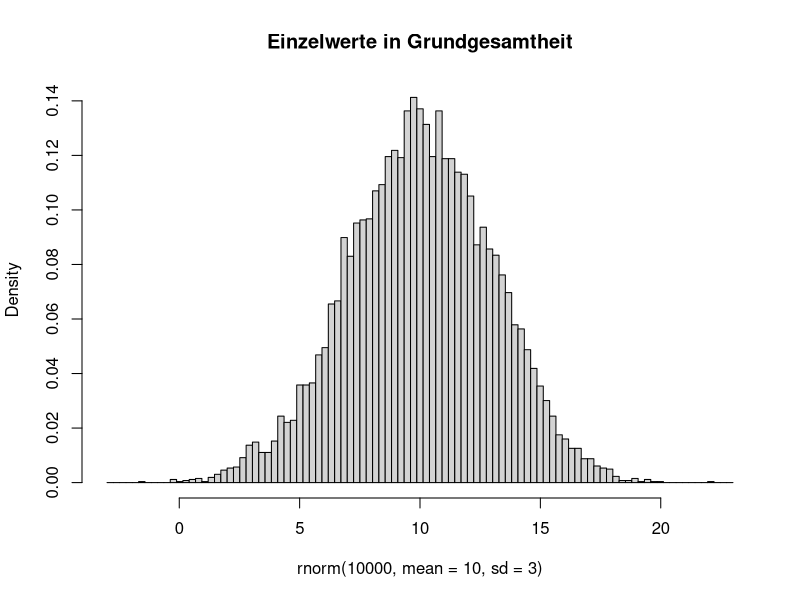
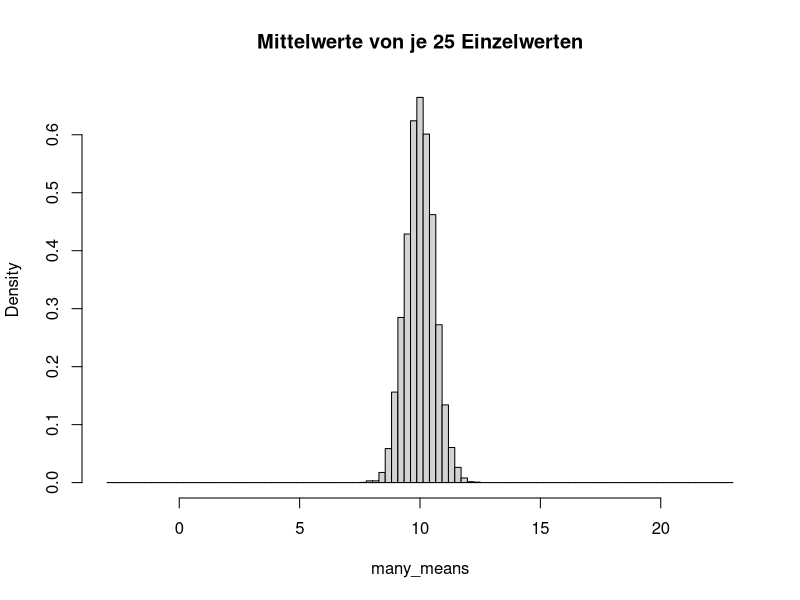
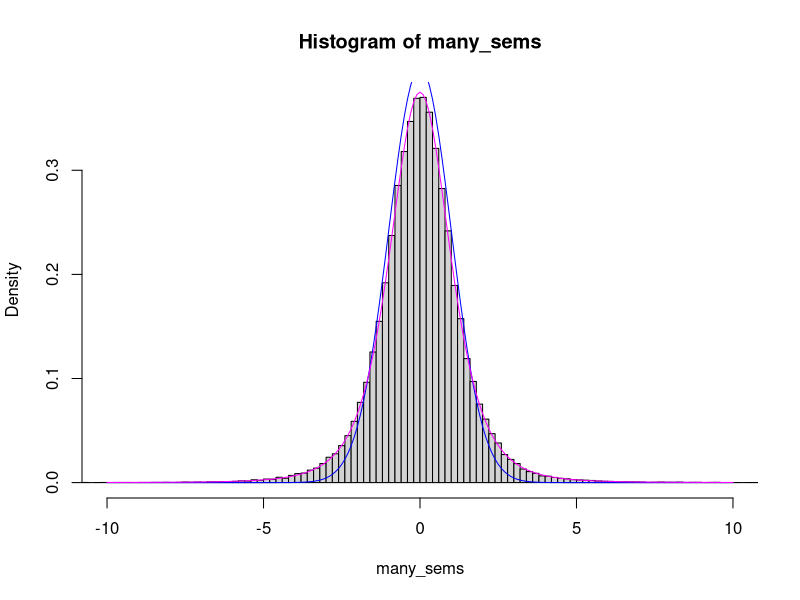
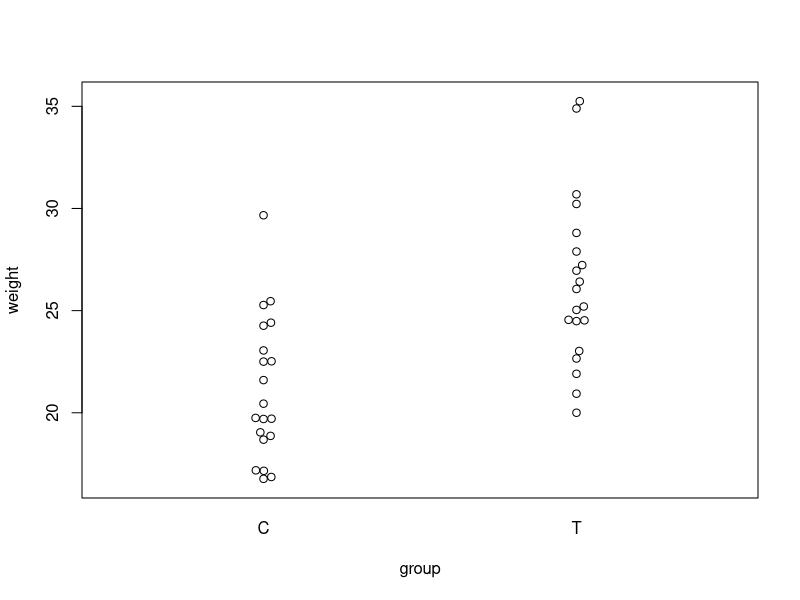
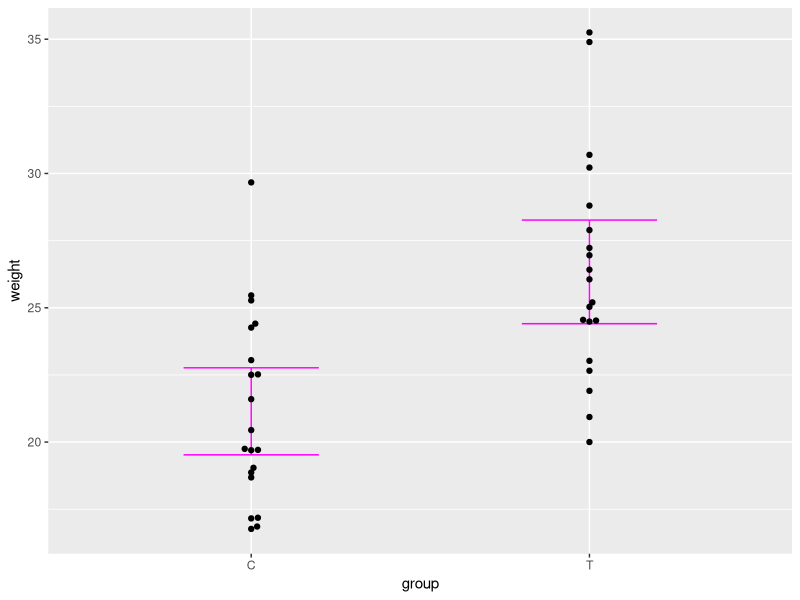
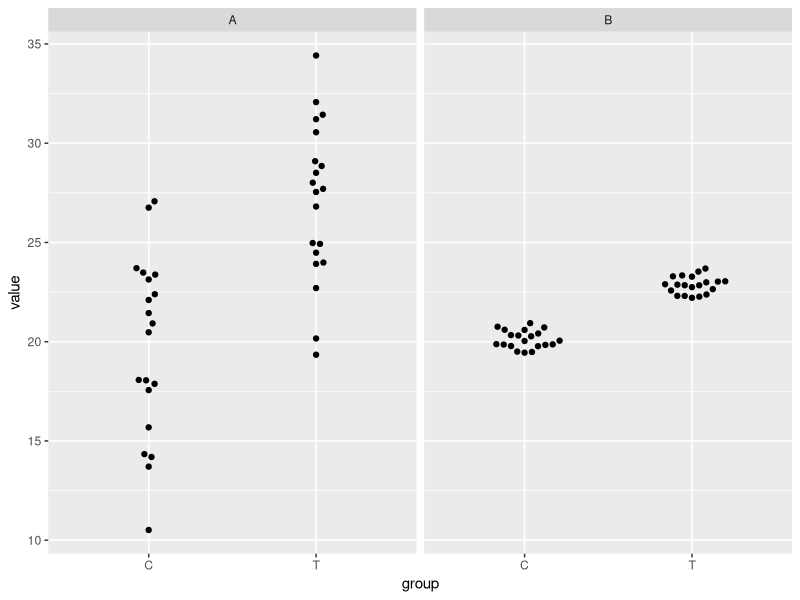
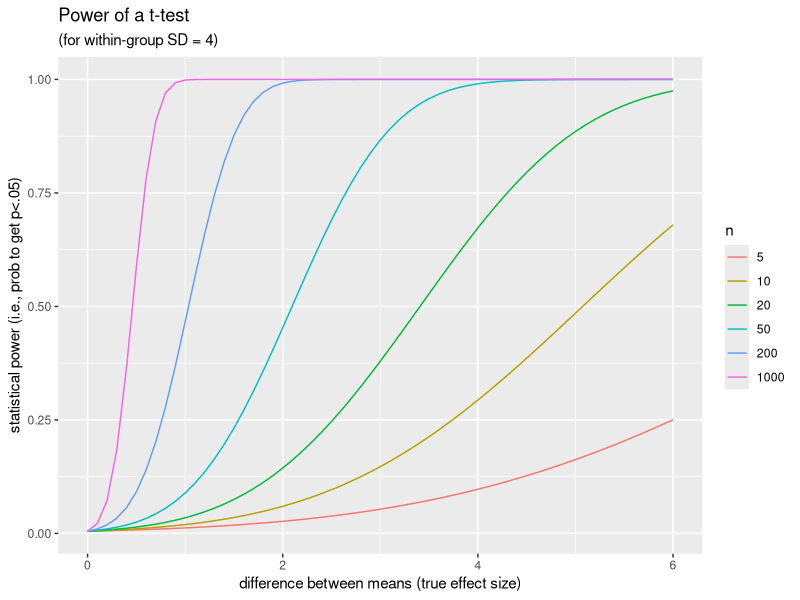
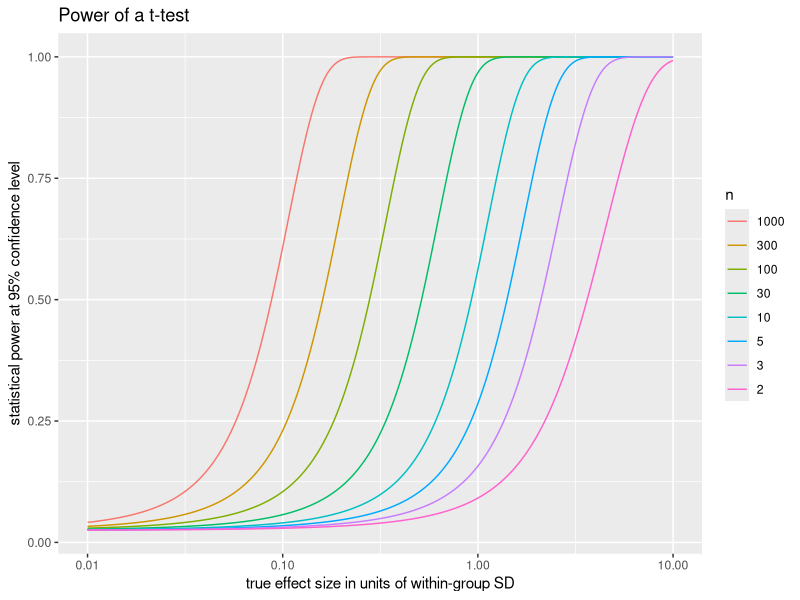

Source code (R) for these figures, in order:
## ---- chunk 1
library( tidyverse )
library( ggbeeswarm )
set.seed( 13245768 )
## ---- chunk 2
rnorm( 25, mean=10, sd=3 ) -> x
x
## ---- chunk 3
mean(x)
## ---- chunk 4
replicate( 10000, { 
  rnorm( 25, mean=10, sd=3 ) -> x
  mean( x ) 
} ) -> many_means 
## ---- chunk 5
breaks <- seq( -3, 23, length.out=100 )

hist( rnorm( 10000, mean=10, sd=3 ), freq=FALSE, breaks=breaks, main="Einzelwerte in Grundgesamtheit" ) 

hist( many_means, freq=FALSE, breaks=breaks, main="Mittelwerte von je 25 Einzelwerten" ) 
## ---- chunk 6
rnorm( 25, mean=10, sd=3 ) -> x
mean( x ) 
sd( x )
## ---- chunk 7
sd(x) / sqrt(25)
## ---- chunk 8
replicate( 10000, {
  rnorm( 25, mean=10, sd=3 ) -> x
  c( mean=mean(x), sem=sd(x)/5 )
}) %>% t -> many_means_with_sem

head( many_means_with_sem )
## ---- chunk 9
many_means_with_sem %>%
as_tibble() %>%
mutate( contains_true_value = mean-sem < 10 & mean+sem > 10 ) %>%
summarise( mean(contains_true_value) )
## ---- chunk 10
many_means_with_sem %>%
as_tibble() %>%
mutate( contains_true_value = mean-2*sem < 10 & mean+2*sem > 10 ) %>%
summarise( mean(contains_true_value) )
## ---- chunk 11
rnorm( 25, mean=10, sd=3 ) -> x

# Stichproben-Mittelwert:
mean(x) -> mu

# SEM:
sd(x) / sqrt(length(x)) -> sem
sem

# zugehöriges 95%-KI
c( mu-2*sem, mu+2*sem )
## ---- chunk 12
qnorm( .025  )
qnorm( .975  )
## ---- chunk 13
replicate( 10000, {
  rnorm( 5, mean=10, sd=3 ) -> x
  c( mean=mean(x), sem=sd(x)/sqrt(length(x)) )
}) %>% t -> many_means_with_sem


many_means_with_sem %>%
as_tibble() %>%
mutate( contains_true_value = mean-2*sem < 10 & mean+2*sem > 10 ) %>%
summarise( mean(contains_true_value) )
## ---- chunk 14
qt( 0.025, df=4 )
qt( 0.975, df=4 )
## ---- chunk 15
many_means_with_sem %>%
as_tibble() %>%
mutate( contains_true_value = mean-2.78*sem < 10 & mean+2.78*sem > 10 ) %>%
summarise( mean(contains_true_value) )
## ---- chunk 16
tibble( n = c(2:10, 15,20, 50, 100, 1000, 10000 ) ) %>%
mutate( f95 = qt( .975, n-1 ) %>% round(2) ) 
## ---- chunk 17
n <- 5
replicate( 100000, {
  rnorm( n, mean=0, sd=1 ) -> x
  sd(x) / sqrt(n) -> sem
  mean(x) / sem
}) -> many_sems  

hist( many_sems, 300, xlim=c(-10, 10), freq=FALSE )

xg <- seq( -10, 10, by=.1 )
lines( xg, dnorm( xg ), col="blue" )
lines( xg, dt( xg, n-1 ), col="magenta" )
## ---- chunk 18
# Einzelwerte
c( 10.95, 8.21, 8.19, 6.33, 11.09, 12.28, 10.01, 7.14 ) -> x

# Mittelwert
mean(x) -> mymean
mymean

#SEM
sd(x)/sqrt(length(x)) -> sem

# KI
c( mymean - 2*sem, mymean + 2*sem )
## ---- chunk 19
qt( .975, length(x)-1 ) -> q

# KI
c( mymean - q*sem, mymean + q*sem )
## ---- chunk 20
t.test(x)$conf.int
## ---- chunk 21
set.seed( 1324996 )

bind_rows(
  tibble( weight = rnorm( n=20, mean=22, sd=4 ), group = "C" ),
  tibble( weight = rnorm( n=20, mean=26, sd=4 ), group = "T" ) ) -> weight_data

beeswarm::beeswarm( weight ~ group, weight_data )
## ---- chunk 22
weight_data %>%
group_by( group ) %>%
summarise( broom::tidy( t.test( weight ) ) ) %>%
select( group, mean=estimate, conf.low, conf.high ) -> weight_data_means

weight_data_means
## ---- chunk 23
ggplot( NULL ) +
  geom_errorbar( aes( x=group, ymin=conf.low, ymax=conf.high ), data=weight_data_means, width=.4, col="magenta" ) +
  geom_beeswarm( aes( x=group, y=weight ), data=weight_data ) 
## ---- chunk 24
t.test( weight ~ group, weight_data, conf.level=1-0.0001154 )
## ---- chunk 25
t.test( weight ~ group, weight_data, var.equal=TRUE )
## ---- chunk 26
t.test( weight ~ group, weight_data, conf.level=.999 )
## ---- chunk 27
t.test( weight ~ group, weight_data, conf.level=1-0.0001154 )
## ---- chunk 28
set.seed( 1324 )
bind_rows(
  tibble( group="C", experiment="A", value=rnorm( 20, 20, 4 ) ),
  tibble( group="T", experiment="A", value=rnorm( 20, 27, 4 ) ),
  tibble( group="C", experiment="B", value=rnorm( 20, 20, .5 ) ),
  tibble( group="T", experiment="B", value=rnorm( 20, 23, .5 ) ) ) -> data2exp

data2exp %>%
ggplot +
  geom_beeswarm( aes( x=group, y=value ), cex=2.2 ) +
  facet_grid( cols=vars(experiment) )
## ---- chunk 29
data2exp %>%
group_by( experiment ) %>%
summarise( broom::tidy( t.test( value ~ group, var.equal=TRUE ) ) )
## ---- chunk 30
data2exp %>%
filter( experiment=="A" ) %>%
group_by( group ) %>%
mutate( group_mean = mean(value) ) %>%
ungroup %>%
mutate( residuals = value - group_mean ) %>%  
summarise( sum_of_squares = sum( residuals^2 ), n=n() ) %>%
mutate( pooled_variance = sum_of_squares / (n-2) ) %>%
mutate( pooled_sd = sqrt( pooled_variance ) ) %>%
pull(pooled_sd) -> pooled_sd

data2exp %>%
filter( experiment=="A" ) %>%
group_by( group ) %>%
summarise( 
  group_mean = mean(value),
  group_mean_se = pooled_sd / sqrt( n() ),
  n=n() ) %>%
summarise( 
  mean_diff = diff( group_mean ),
  mean_diff_se = sqrt( sum( group_mean_se^2 ) ),
  n = sum(n) ) %>%
mutate( t = mean_diff / mean_diff_se ) %>%
mutate( p = 2* ( 1-pt( t, n-2 ) ) )
## ---- chunk 31
ctrl  <- rnorm( n=20, mean=22, sd=4 ) 
treat <- rnorm( n=20, mean=26, sd=4 ) 

t.test( ctrl, treat )
## ---- chunk 32
replicate( 10000, {
  ctrl  <- rnorm( n=20, mean=22, sd=4 ) 
  treat <- rnorm( n=20, mean=25, sd=4 ) 

  t.test( ctrl, treat )$p.value } ) -> many_pvals

mean( many_pvals < .05 )
## ---- chunk 33
power.t.test( n=20, delta=3, sd=4 )
## ---- chunk 34
expand_grid( diff=seq( 0, 6, by=.1 ), n=c(5, 10, 20, 50, 200, 1000 ) ) %>%
rowwise() %>%
mutate( power = power.t.test( n=n, delta=diff, sd=4, sig.level = 0.01 )$power ) %>%
ggplot( aes( x=diff, y=power, col=factor(n) ) ) +
  geom_line() +
  labs( 
    x = "difference between means (true effect size)",
    y = "statistical power (i.e., prob to get p<.05)",
    col = "n",
    title = "Power of a t-test",
    subtitle = "(for within-group SD = 4)")
## ---- chunk 35
expand_grid( diff=10^seq( -2, 1, by=.01 ), n=c(2, 3, 5, 10, 30, 100, 300, 1000 ) ) %>%
rowwise() %>%
mutate( power = power.t.test( n=n, delta=diff, sd=1 )$power ) %>%
ggplot( aes( x=diff, y=power, col=fct_rev(factor(n)) ) ) +
  geom_line() +
  scale_x_log10() +
  labs( 
    x = "true effect size in units of within-group SD",
    y = "statistical power at 95% confidence level",
    col = "n",
    title = "Power of a t-test" )
